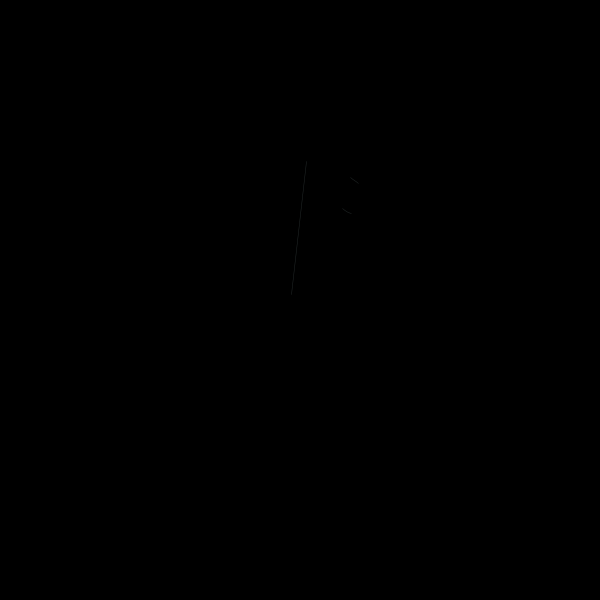
Frame 1 (no input)
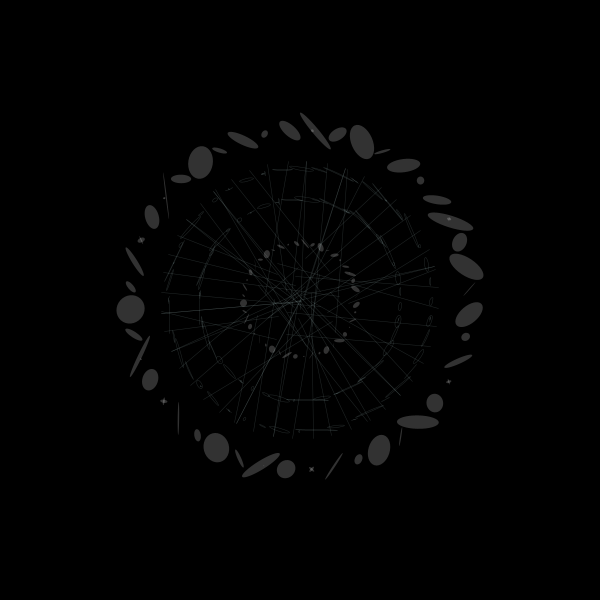
Frame 60 (the mouse pressed at the canvas centre just before this capture)
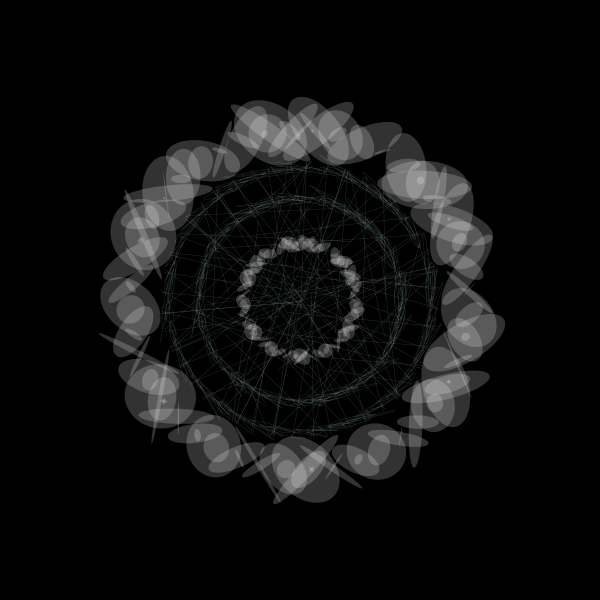
Frame 120 (the mouse held since frame 60 and released just before this capture)

The Processing sketch that drew these frames (run headless with seeded random() and noise(); from frame 60 on, the mouse is pressed at the canvas centre):

// Processing sketch: processing_111812
// ── processing_111812.pde

float x, y;
float angle = 0; 
float r = 10;
float diff = 1; 

color col = color(255);


void setup() {
  size(600, 600);
  background(0);

  
}

void draw() {

 
  
  
  fill(col); 
  
  
  x = r * cos(angle); 
  y = r * sin(angle);


  strokeWeight(0.5); 
  stroke(216,255,255,40); 

  translate(width/2, height/2); 
  rotate(r); 
  
  
  fill(1,18,19,-100);
  ellipse(9,100, x, y/8);
  ellipse(19,130, x, y/10);
  
  
  
  
 // fill(0);
  //ellipse(100,0, x, y);
//ellipse(x, 0, x, 50);
  line( 70,120, x, y); 
  
  
  noStroke();
  fill(255,50);
  ellipse(120,120,x, y);
  
  ellipse(40,40,x/4,y/4);
  

  angle = angle +80;
  r = r - diff;

  if ( r == 0 || r == 100) { 
    diff =  diff * -1;
  }
}
